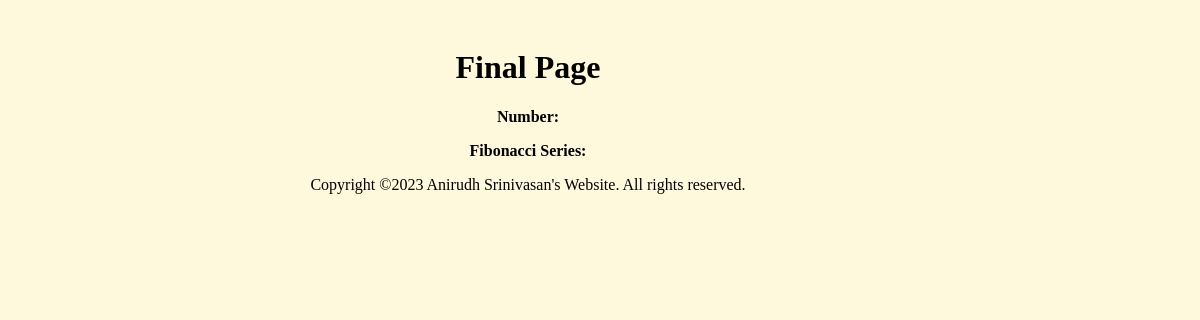
/final/9, run on an earlier commit of the app's database.
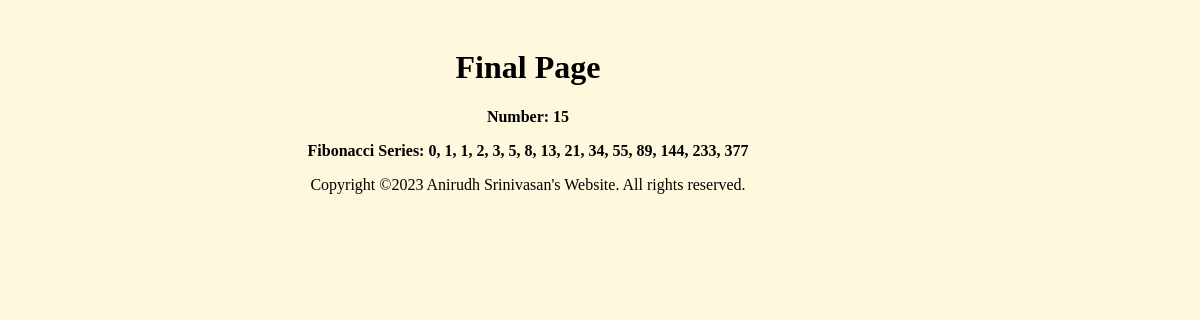
And on a later commit of the database.
### app.py (models this page shows)
class FibDB(db.Model):
    id = db.Column(db.Integer, primary_key=True)
    number = db.Column(db.Integer,unique=True)
    fibonacci = db.Column(db.String)

### app.py (the view)
@app.route('/final/<int:f_id>')
def final(f_id):
    fibdb = FibDB.query.get(f_id)
    return render_template('final.html', res=fibdb)

### templates/final.html (shortened to what this page needs)
<!DOCTYPE html>
<html>
<head>
    <link rel="stylesheet" type="text/css" href="{{ url_for('static', filename='css/final.css') }}">
</head>
<body>
    <h1>Final Page</h1>
    <p><b>Number: {{ res.number }}</b></p>
    <p><b>Fibonacci Series: {{ res.fibonacci }}</b></p>
</body>
<footer>
    <p>Copyright &copy<span id="current-year"></span> Anirudh Srinivasan's Website. All rights reserved.</p>
</footer>
</html>

What changed in the data, as far as the page shows it:
added FibDB: number "15", fibonacci "0, 1, 1, 2, 3, 5, 8, 13, 21, 34, 55, 89, 144, 233, 377"
